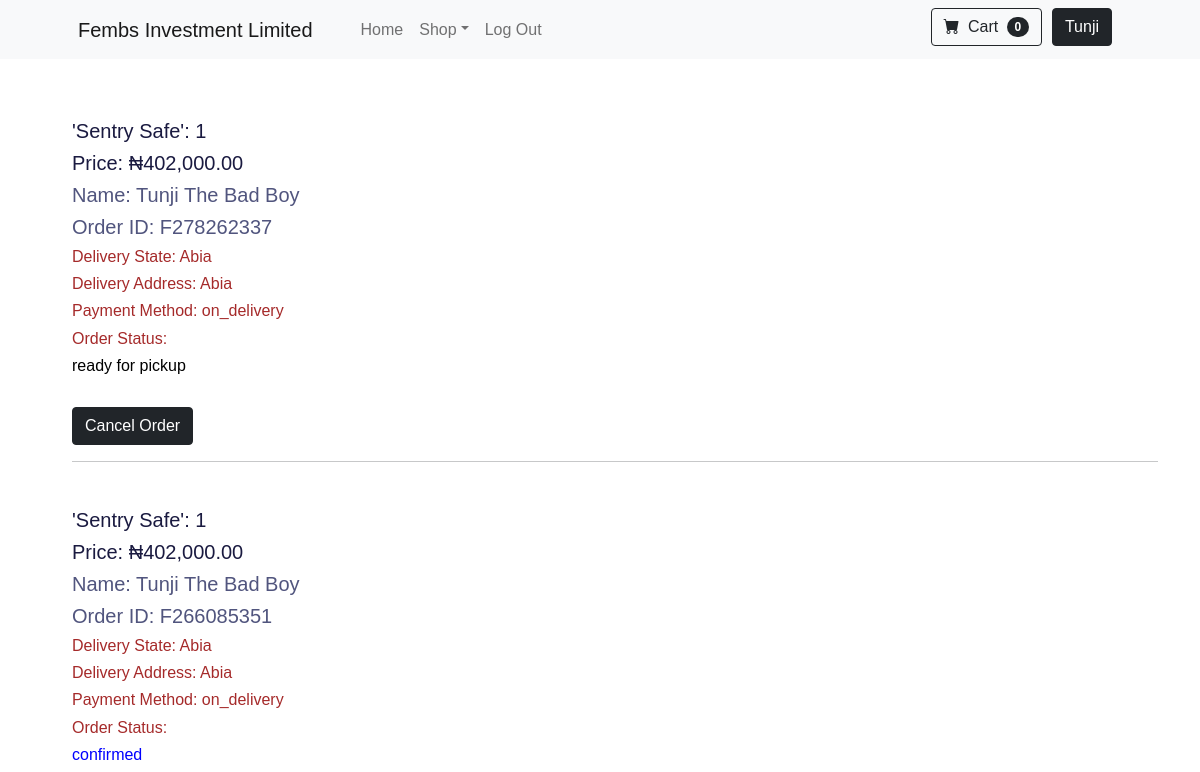
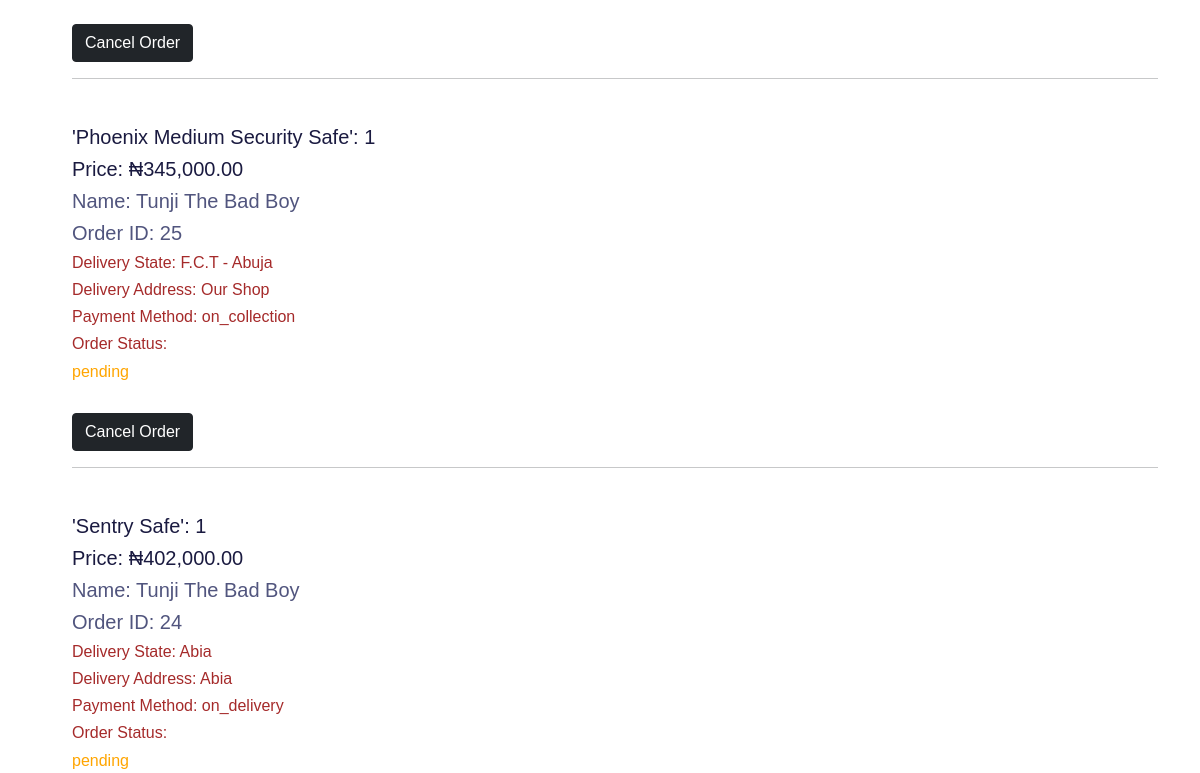
Page /my-orders (signed in, upper part) on the earlier database version (2 pictures, top to bottom).
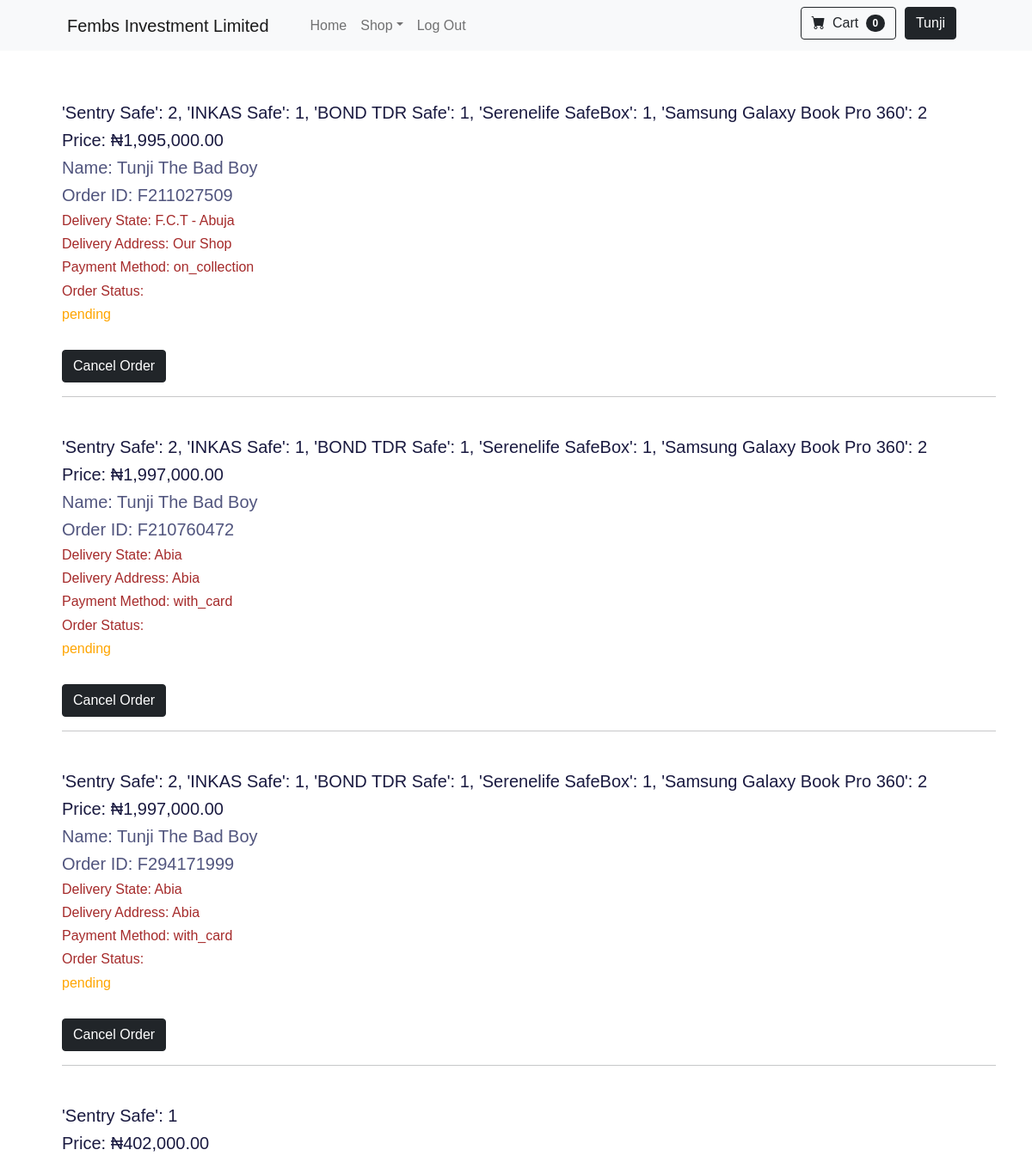
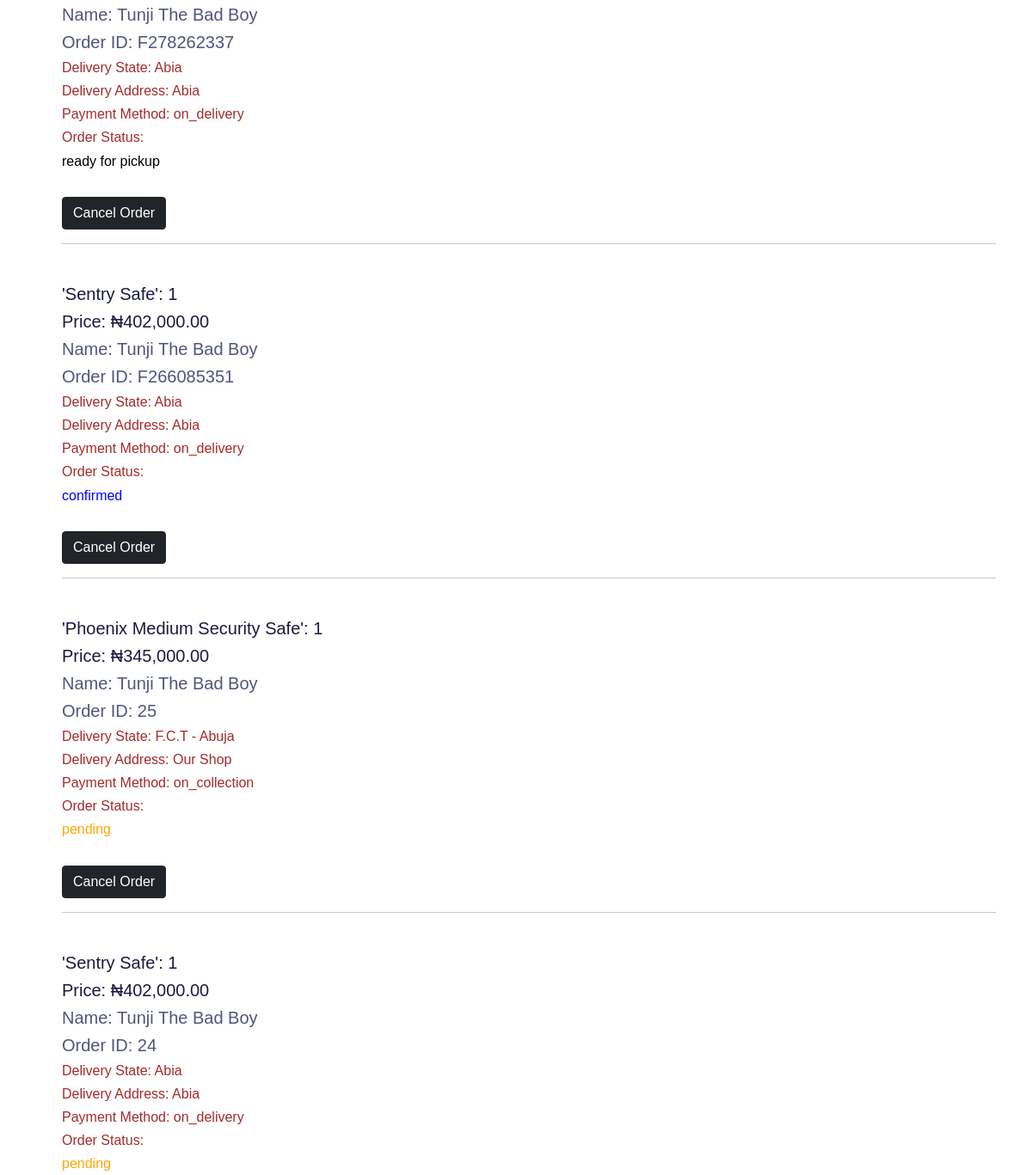
Same page on the later database version (2 pictures, top to bottom).
### application.py (models this page shows)
class User(Base, UserMixin):
    __tablename__ = "user"
    id = Column(Integer, primary_key=True)
    email = Column(String(250), nullable=False, unique=True)
    firstname = Column(String(250), nullable=False)
    lastname = Column(String(250), nullable=False)
    password = Column(String(250), nullable=False)
    phone = Column(String(11), nullable=False, unique=True)
    state = Column(String(50))
    address = Column(Text)
    items = relationship("Catalog", back_populates='seller')
    cart = relationship("CartItems", back_populates='buyer')
    order = relationship("Orders", back_populates='buyer')

class Orders(Base):
    __tablename__ = "order"
    id = Column(Integer, primary_key=True)
    user_order = Column(Text, nullable=False)
    payment_method = Column(String(250), nullable=False)
    order_status = Column(String(20), nullable=False)
    state = Column(String(20), nullable=False)
    address = Column(Text, nullable=False)
    total_cost = Column(Float, nullable=False)
    order_id = Column(String(20))
    buyer_id = Column(Integer, ForeignKey("user.id"))
    buyer = relationship("User", back_populates='order')

### application.py (the view)
@application.route("/my-orders")
def view_orders():
    with Session(engine) as session:
        personal_orders = session.query(Orders).filter_by(buyer_id=current_user.id).order_by(desc(Orders.id)).all()
        if current_user.is_authenticated:
            cart_items = number_of_cart_items(current_user.id)
        else:
            cart_items = None
        return render_template("view-orders.html", orders=personal_orders, current_user=current_user,
                               logged_in=current_user.is_authenticated, no_of_cart_items=cart_items)

### application.py (called while the page is built)
@login_manager.user_loader
def load_user(user_id):
    with Session(engine) as session:
        return session.query(User).get(user_id)

def number_of_cart_items(user_id):
    with Session(engine) as session:
        cart_rows = session.query(CartItems).filter_by(buyer_id=user_id).count()
        return cart_rows

### templates/view-orders.html (shortened to what this page needs)
{% include "header.html" %}
{% import "bootstrap/wtf.html" as wtf %}
{% block content %}
    <div class="container view-orders-page">
        {% if not orders: %}
            <div class="empty-order-page">
                <h1 class="empty-order">You Have No Orders Yet.</h1>
            </div>
        {% else: %}
            {% for order in orders %}
            <div class="order-page-item">
                <div class="order-details">
                    <h5 style="color:#1A1A40">{{ order.user_order }}</h5>
                    <h5 style="color:#1A1A40">Price: ₦{{ "{:,.2f}".format(order.total_cost) }}</h5>
                    <h5 style="color:#51557E">Name: {{ order.buyer.firstname }} {{ order.buyer.lastname }}</h5>
                    <h5 style="color:#51557E">Order ID: {{ order.order_id }}</h5>
                    <h6 style="color:brown">Delivery State: {{ order.state }}</h6>
                    <h6 style="color:brown">Delivery Address: {{ order.address }}</h6>
                    <h6 style="color:brown">Payment Method: {{ order.payment_method }}</h6>
                    <h6 style="color:brown">Order Status: </h6>
                    {% if order.order_status == "pending": %}
                        <h6 style="color:orange">{{ order.order_status }}</h6>
                    {% elif order.order_status == "cancelled": %}
                        <h6 style="color:red">{{ order.order_status }}</h6>
                    {% elif order.order_status == "confirmed": %}
                        <h6 style="color:blue">{{ order.order_status }}</h6>
                    {% elif order.order_status == "in transit": %}
                        <h6 style="color:grey">{{ order.order_status }}</h6>
                    {% elif order.order_status == "delivered": %}
                        <h6 style="color:green">{{ order.order_status }}</h6>
                    {% else: %}
                        <h6 style="color:black">{{ order.order_status }}</h6>
                    {% endif %}
                    <br>
                    <a type="button" class="btn btn-dark" href="{{ url_for('cancel_order', order_id=order.id)}}">Cancel Order</a>
                    <br>
                    <hr>
                </div>
            </div>
            {% endfor %}
        {% endif %}
    </div>
{% include "footer.html" %}
{% endblock %}

### templates/header.html (shortened to what this page needs)
<!DOCTYPE html>
<html lang="en">
    <head>
        <link href="https://cdn.jsdelivr.net/npm/bootstrap-icons@1.5.0/font/bootstrap-icons.css" rel="stylesheet" />
        <link href="{{ url_for('static', filename='css/styles.css')}}" rel="stylesheet">
    </head>
    <body>
        <nav class="navbar navbar-expand-lg navbar-light bg-light">
            <div class="container px-4 px-lg-5">
                <a class="navbar-brand" href="{{ url_for('home')}}">Fembs Investment Limited</a>
                <div class="collapse navbar-collapse" id="navbarSupportedContent">
                    <ul class="navbar-nav me-auto mb-2 mb-lg-0 ms-lg-4">
                        <li class="nav-item"><a class="nav-link active" aria-current="page" href="{{ url_for('home')}}">Home</a></li>
                        <li class="nav-item dropdown">
                            <a class="nav-link dropdown-toggle" id="navbarDropdown" href="#" role="button" data-bs-toggle="dropdown" aria-expanded="false">Shop</a>
                        </li>
                        {% if not logged_in: %}
                            <li class="nav-item"><a class = "nav-link" href="{{ url_for('login')}}">Login</a></li>
                            <li class="nav-item"><a class = "nav-link" href="{{ url_for('register_email')}}">Register</a></li>
                        {% else %}
                            <li class="nav-item"><a class = "nav-link" href="{{ url_for('logout')}}">Log Out</a></li>
                        {% endif %}
                    </ul>
                    {% if logged_in: %}
                    <form class="d-flex top-right-icons" action="{{ url_for('view_cart')}}">
                        <button class="btn btn-outline-dark" type="submit">
                            <i class="bi-cart-fill me-1"></i>
                            Cart
                            <span class="badge bg-dark text-white ms-1 rounded-pill">{{ no_of_cart_items }}</span>
                        </button>
                    </form>
                    <form class="d-flex top-right-icons" action="{{ url_for('view_profile')}}">
                        <button class="btn btn-dark" type="submit">
                            {{ current_user.firstname }}
                        </button>
                    </form>
                    {% endif %}
                </div>
            </div>
        </nav>

### templates/footer.html (shortened to what this page needs)
    </body>
</html>

Differences in the rows shown:
added Orders: user_order "'Sentry Safe': 2, 'INKAS Safe': 1, 'BOND TDR Safe': 1, 'Serenelife SafeBox': 1, 'Samsung Galaxy Book Pro 360': 2", total_cost "1,995,000.00", buyer.firstname "Tunji", buyer.lastname "The Bad Boy", order_id "F211027509", state "F.C.T - Abuja", address "Our Shop", payment_method "on_collection", order_status "pending"
added Orders: user_order "'Sentry Safe': 2, 'INKAS Safe': 1, 'BOND TDR Safe': 1, 'Serenelife SafeBox': 1, 'Samsung Galaxy Book Pro 360': 2", total_cost "1,997,000.00", buyer.firstname "Tunji", buyer.lastname "The Bad Boy", order_id "F210760472", state "Abia", address "Abia", payment_method "with_card", order_status "pending"
added Orders: user_order "'Sentry Safe': 2, 'INKAS Safe': 1, 'BOND TDR Safe': 1, 'Serenelife SafeBox': 1, 'Samsung Galaxy Book Pro 360': 2", total_cost "1,997,000.00", buyer.firstname "Tunji", buyer.lastname "The Bad Boy", order_id "F294171999", state "Abia", address "Abia", payment_method "with_card", order_status "pending"
